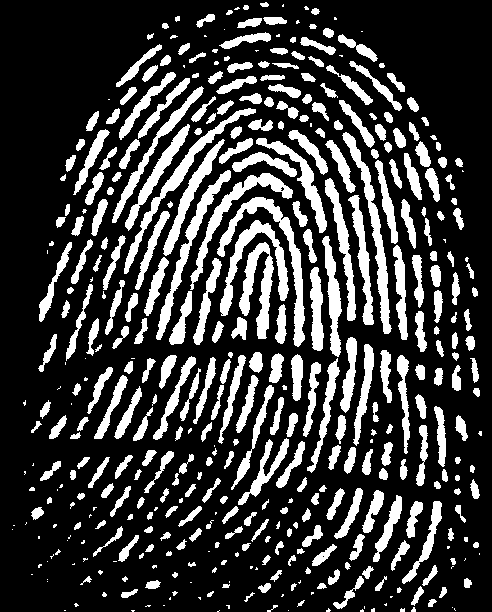
#> input picture section_5/img/bin.png, 492 x 612 px, found by its file name
$ python sk_morph.py
#> lines starting #> are read from the running program, lines starting #| are printed output that depends on the picture; after the words box and inside, x2 and y2 are one past the last pixel; in counts of white or black regions, pixels touching at a corner belong together
#> `img = cv2.imread("bin.png", 0)`: img: shape (612, 492); 23.4% white; 432 white regions (105 under 20 px), largest, box (x1, y1, x2, y2) and area: (217, 197, 305, 347) 1976, (342, 132, 392, 334) 1732, (124, 108, 256, 274) 1628
### section_5/basic_function.py
"""
@leofansq
https://github.com/leofansq
"""
import cv2
import numpy as np

def erode(img):
    """
    使用3*3矩形结构子 腐蚀操作
    Parameter:
        img: 待腐蚀图像
    Return:
        img_result: 腐蚀结果图像
    """
    # 初始化图像平移矩阵
    m_1 = np.array([[1,0,-1],[0,1,-1]], dtype=np.float32)
    m_2 = np.array([[1,0,0],[0,1,-1]], dtype=np.float32)
    m_3 = np.array([[1,0,1],[0,1,-1]], dtype=np.float32)
    m_4 = np.array([[1,0,-1],[0,1,0]], dtype=np.float32)
    m_5 = np.array([[1,0,1],[0,1,0]], dtype=np.float32)
    m_6 = np.array([[1,0,-1],[0,1,1]], dtype=np.float32)
    m_7 = np.array([[1,0,0],[0,1,1]], dtype=np.float32)
    m_8 = np.array([[1,0,1],[0,1,1]], dtype=np.float32)
    M = [m_1, m_2, m_3, m_4, m_5, m_6, m_7, m_8]

    # 9个平移后的图像取交集得到腐蚀结果
    img_result = img.copy()
    for i in M:
        img_shift = cv2.warpAffine(img, i, (img.shape[1],img.shape[0]))
        img_result = cv2.bitwise_and(img_result, img_shift)

    return img_result

def dilate(img):
    """
    使用3*3矩形结构子 膨胀操作
    Parameter:
        img: 待膨胀图像
    Return:
        img_result: 膨胀结果图像
    """
    # 初始化图像平移矩阵
    m_1 = np.array([[1,0,-1],[0,1,-1]], dtype=np.float32)
    m_2 = np.array([[1,0,0],[0,1,-1]], dtype=np.float32)
    m_3 = np.array([[1,0,1],[0,1,-1]], dtype=np.float32)
    m_4 = np.array([[1,0,-1],[0,1,0]], dtype=np.float32)
    m_5 = np.array([[1,0,1],[0,1,0]], dtype=np.float32)
    m_6 = np.array([[1,0,-1],[0,1,1]], dtype=np.float32)
    m_7 = np.array([[1,0,0],[0,1,1]], dtype=np.float32)
    m_8 = np.array([[1,0,1],[0,1,1]], dtype=np.float32)
    M = [m_1, m_2, m_3, m_4, m_5, m_6, m_7, m_8]

    # 9个平移后的图像取并集得到腐蚀结果
    img_result = img.copy()
    for i in M:
        img_shift = cv2.warpAffine(img, i, (img.shape[1],img.shape[0]))
        img_result = cv2.bitwise_or(img_result, img_shift)

    return img_result

def open_morph(img):
    """
    开运算
    Parameter:
        img: 待进行开运算的图像
    Return:
        img_result: 开运算结果图像
    """
    # 先腐蚀, 再膨胀
    img_result = erode(img)
    img_result = dilate(img_result)

    return img_result

# [10 lines left out: function show_img, not called in this run]

# [12 lines of commented-out code are left out]

### section_5/sk_morph.py
"""
@leofansq
https://github.com/leofansq
"""
import cv2
import numpy as np

from basic_function import erode, open_morph

def sk_morph(img):
    """
    形态学骨架提取
    Parameter:
        img: 待提取骨架图像(默认为前景为白色的二值图像)
    Return:
        img_result: 骨架图像(前景为白色的二值图像)
    """
    # 骨架图像初始化
    img_result = np.zeros_like(img)

    # 循环提取骨架, 当腐蚀后图像无前景时停止
    while(np.sum(img)):
        # 开运算
        img_open = open_morph(img)
        # 求差
        img_s = img - img_open
        # 求并生成骨架
        img_result = cv2.bitwise_or(img_result, img_s.copy())
        # 腐蚀
        img = erode(img)
#> this loop made 6 passes
#> pass 1, in open_morph, `img_result = erode(img)`:
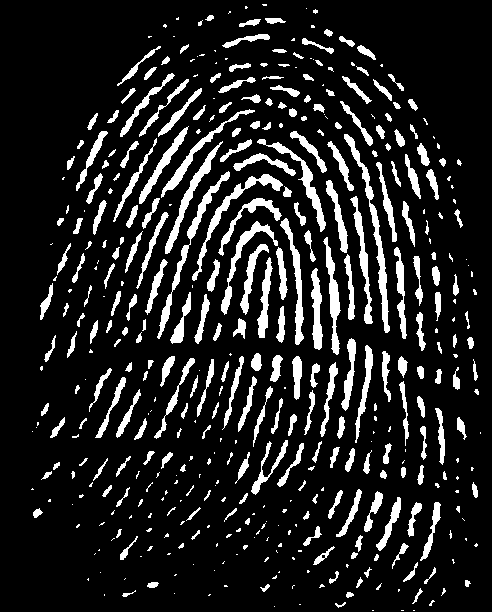
#> img_result: shape (612, 492); 13.4% white; 443 white regions (184 under 20 px), largest, box (x1, y1, x2, y2) and area: (344, 134, 390, 333) 1188, (157, 171, 230, 339) 1012, (192, 174, 283, 281) 917
#> pass 1, in open_morph, `img_result = dilate(img_result)`:
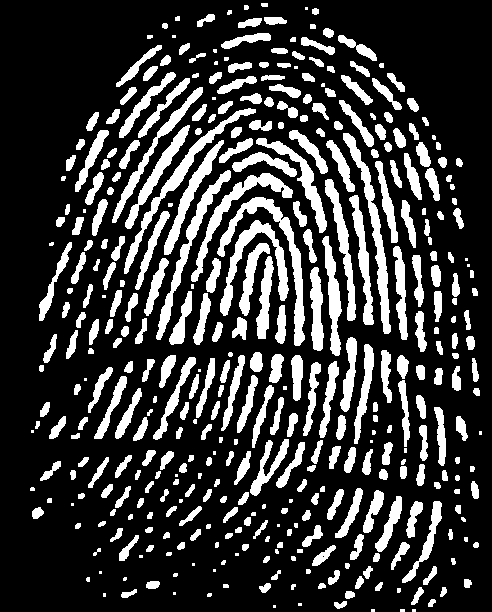
#> img_result: shape (612, 492); 22.5% white; 401 white regions (55 under 20 px), largest, box (x1, y1, x2, y2) and area: (217, 197, 305, 346) 1958, (343, 133, 391, 334) 1720, (124, 108, 256, 274) 1626
#> pass 1, in sk_morph, `img_s = img - img_open`:
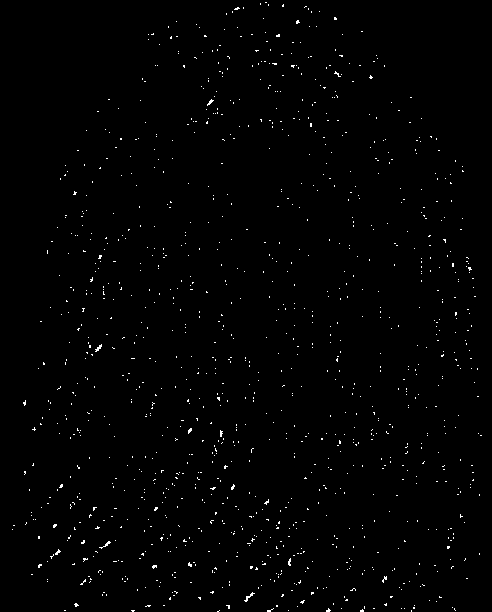
#> img_s: shape (612, 492); 0.86% white in thin lines or dots
#> pass 2, in open_morph (call 2), `img_result = erode(img)`:
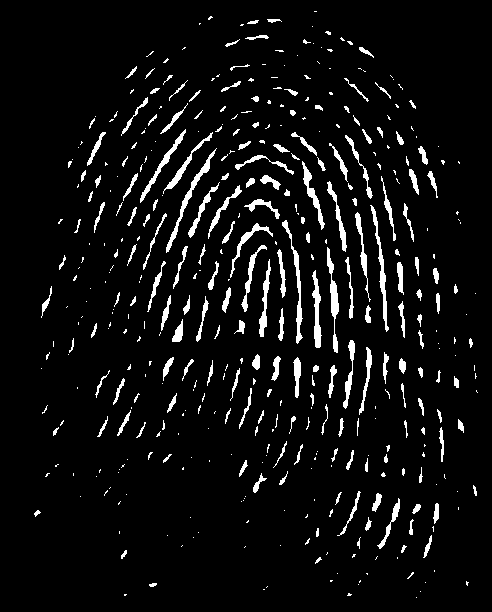
#> img_result: shape (612, 492); 5.9% white; 433 white regions (250 under 20 px), largest, box (x1, y1, x2, y2) and area: (166, 148, 217, 253) 486, (370, 205, 389, 332) 462, (282, 220, 303, 344) 458
#> after the loop: img: shape (612, 492); every value is 0
#> after the loop:
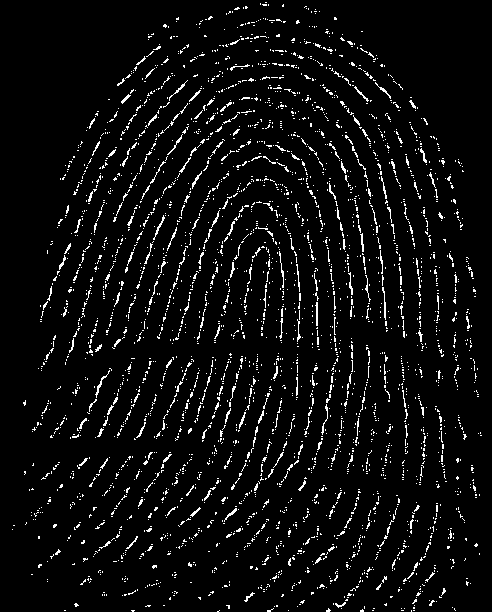
#> img_result: shape (612, 492); 5.2% white in thin lines or dots
    return img_result


if __name__ == "__main__":
    img = cv2.imread("bin.png", 0)
    img_result = sk_morph(img)
    cv2.imwrite("morph.png", img_result)
